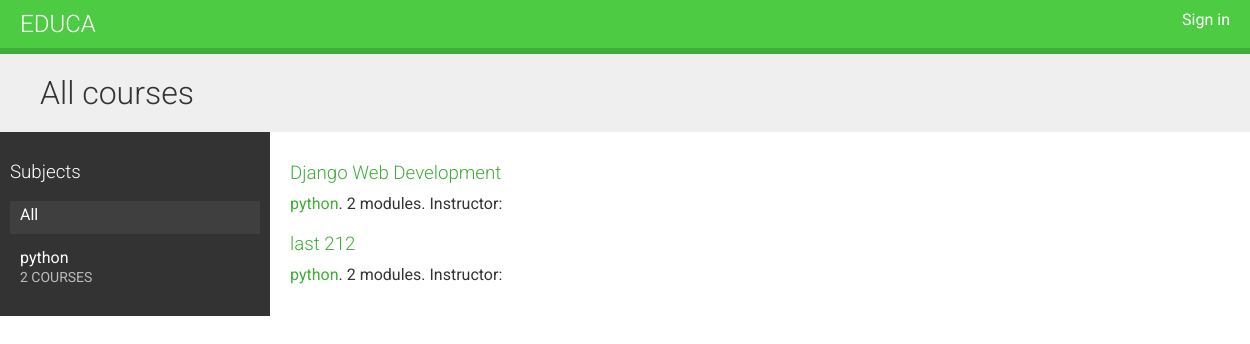
The app's page /, older data.
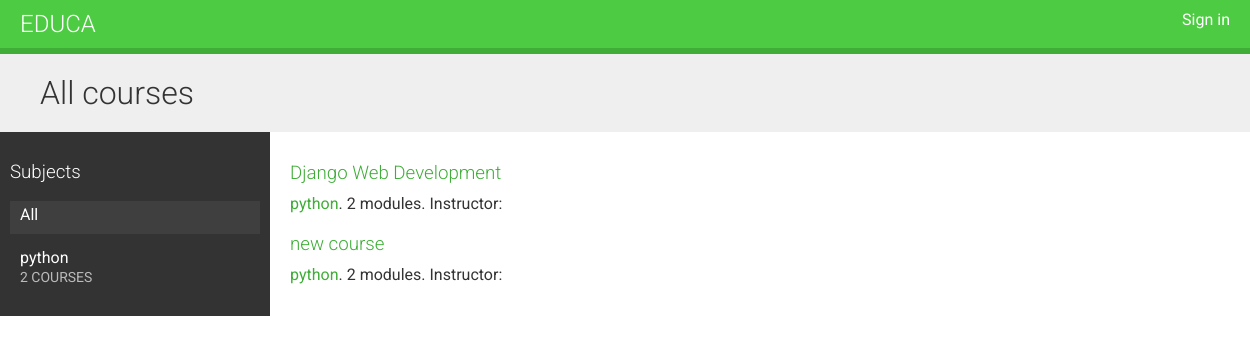
The same page, newer data.
### courses/models.py (models this page shows, shortened)
class Course(models.Model):
    instructor = models.ForeignKey(settings.AUTH_USER_MODEL,on_delete=models.CASCADE,related_name="created_courses")
    subject = models.ForeignKey(Subject,on_delete=models.CASCADE,related_name='courses')
    title = models.CharField(max_length=200)
    slug = models.SlugField()
    overview = models.TextField(blank=True,null=True)
    created = models.DateTimeField(auto_now_add=True)
    updated = models.DateTimeField(auto_now=True)
    class Meta:
        ordering = ['-created']

class Subject(models.Model):
    title = models.CharField(max_length=200)
    slug = models.SlugField(max_length=200,unique=True)
    class Meta:
        ordering = ['title']
    def __str__(self):
        return self.title

### courses/views.py (the view)
# urls.py: path('',views.CourseListView.as_view(),name="course-list"),
class CourseListView(TemplateResponseMixin,View):
    model = Course
    template_name = "courses/course/list.html"
    def get(self,request,subject=None):
        subjects = cache.get("all_subjects")
        if not subjects:
            subjects = Subject.objects.annotate(total_courses=Count('courses'))
            cache.set("all_subjects",subjects)
        all_courses = Course.objects.annotate(total_modules=Count('modules'))
        if(subject):
            subject = get_object_or_404(Subject,slug=subject)
            key = f'subject_{subject.id}_courses'
            courses = cache.get(key)
            if not courses:
                courses = all_courses.filter(subject = subject)
                cache.set(key,'courses')
        else:
            courses = cache.get('all_courses')
            if not courses:
                courses = all_courses
                cache.set("all_courses",courses)
        return self.render_to_response({"subjects":subjects,"subject":subject,"courses":courses})

### courses/templates/courses/course/list.html (shortened to what this page needs)
{% extends "base.html" %}
{% block content %}
  <h1>
    {% if subject %}
      {{ subject.title }} courses
    {% else %}
      All courses
    {% endif %}
  </h1>
  <div class="contents">
    <h3>Subjects</h3>
    <ul id="modules">
      <li {% if not subject %}class="selected"{% endif %}>
        <a href="{% url "courses:course-list" %}">All</a>
      </li>
      {% for s in subjects %}
        <li {% if subject == s %}class="selected"{% endif %}>
          <a href="{% url "courses:course-list-subject" s.slug %}">
            {{ s.title }}
            <br><span>{{ s.total_courses }} courses</span>
          </a>
        </li>
      {% endfor %}
    </ul>
  </div>
  <div class="module">
    {% for course in courses %}
      {% with subject=course.subject %}
        <h3>
          <a href="{% url "courses:course-detail" course.slug %}">
            {{ course.title }}
          </a>
        </h3>
        <p>
          <a href="{% url "courses:course-list-subject" subject.slug %}">{{ subject }}</a>.
            {{ course.total_modules }} modules.
            Instructor: {{ course.owner.get_full_name }}
        </p>
      {% endwith %}
    {% endfor %}
  </div>
{% endblock %}

Row changes from the older to the newer data that the page shows:
changed Course: title "last 212" → "new course"
